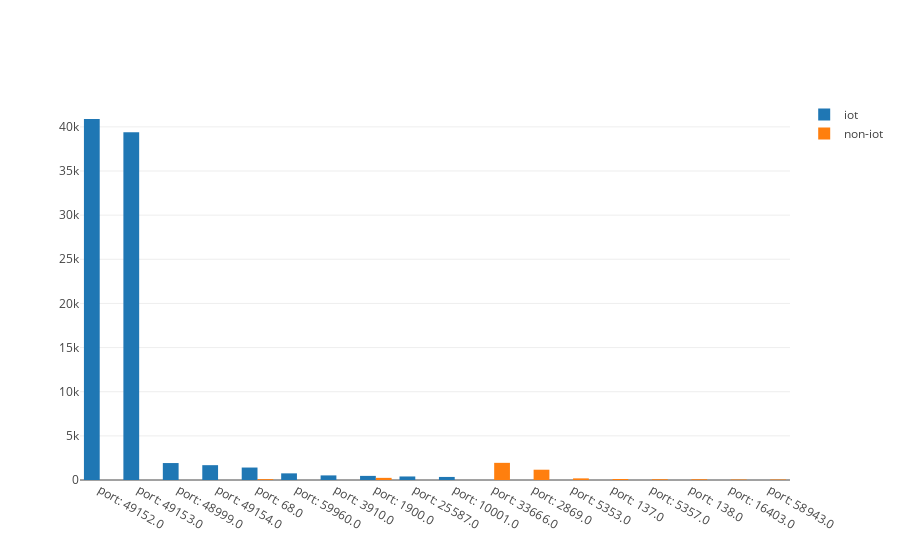

The notebook cell this image was saved under:
### Code cell
iot_keys, iot_values = get_keys_values(iot_df, 'srcPort')
non_iot_keys, non_iot_values = get_keys_values(non_iot_df, 'srcPort')
data = [go.Bar(
            x=iot_keys,
            y=iot_values,
            name='iot'
    ),
        go.Bar(
            x=non_iot_keys,
            y=non_iot_values,
            name='non-iot'
    )]

iplot(data)

### Figure 1 — Plotly figure (JSON) as saved in the notebook; plotly's stock layout.template omitted (floating-point values rounded to 4 significant figures)
{"data": [{"name": "iot", "type": "bar", "uid": "4529b05b-ec2d-4bb7-a093-ded0760ef1e5", "x": ["port: 49152.0", "port: 49153.0", "port: 48999.0", "port: 49154.0", "port: 68.0", "port: 59960.0", "port: 3910.0", "port: 1900.0", "port: 25587.0", "port: 10001.0"], "y": [40889, 39391, 1920, 1680, 1411, 753, 521, 465, 400, 347]}, {"name": "non-iot", "type": "bar", "uid": "592e74aa-79db-40c5-989c-fc195968a9a6", "x": ["port: 33666.0", "port: 2869.0", "port: 1900.0", "port: 5353.0", "port: 137.0", "port: 68.0", "port: 5357.0", "port: 138.0", "port: 16403.0", "port: 58943.0"], "y": [1944, 1166, 242, 184, 115, 95, 86, 84, 55, 55]}], "layout": {}}
